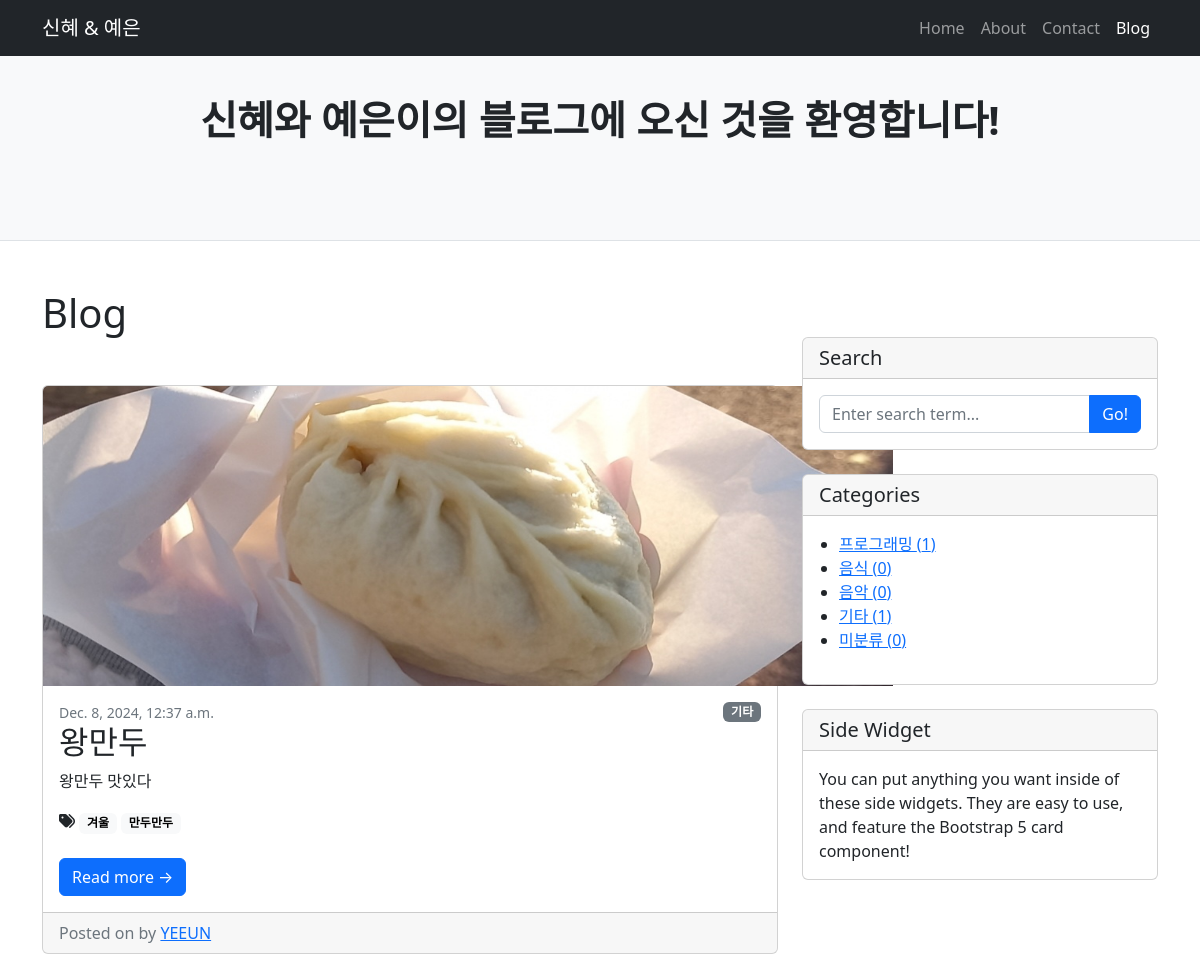
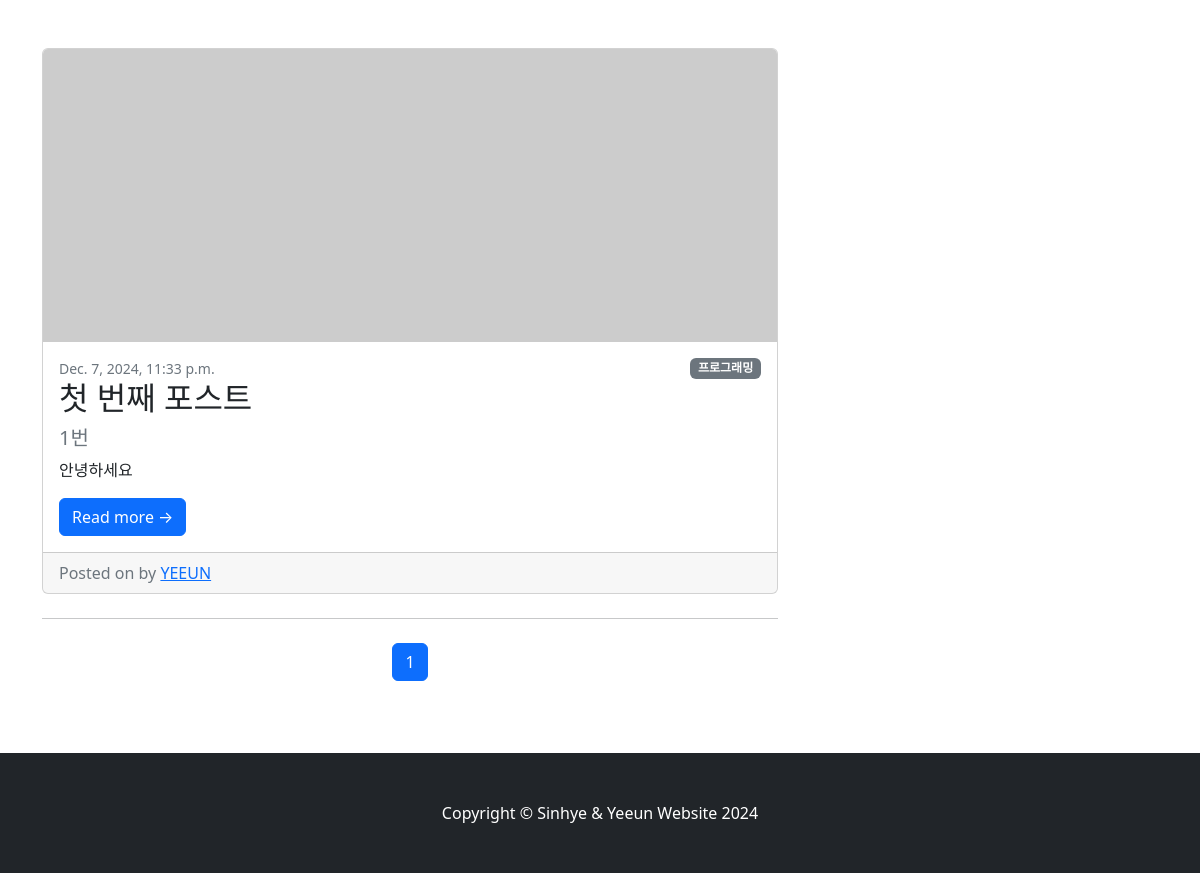
The page / on the database its author committed (2 pictures, top to bottom).
### blog/models.py (models this page shows, shortened)
class Post(models.Model):
    title = models.CharField(max_length=30)
    hook_text = models.CharField(max_length=100, blank=True)
    content = models.TextField()
    created_at = models.DateTimeField(auto_now_add=True)
    updated_at = models.DateTimeField(auto_now=True)
    head_image = models.ImageField(upload_to='blog/images/%Y/%m/%d', blank=True)
    file_upload = models.FileField(upload_to='blog/files/%Y/%m/%d', blank=True)
    author = models.ForeignKey(User, null=True, on_delete=models.SET_NULL)
    category = models.ForeignKey(Category, null=True, blank=True, on_delete=models.SET_NULL)
    tags = models.ManyToManyField(Tag, blank=True)
    def __str__(self):
        return f'[{self.pk}]{self.title} :: {self.author}'
    def get_absolute_url(self):
        return f'/{self.pk}/'

class Category(models.Model):
    name = models.CharField(max_length=50, unique=True)
    slug = models.SlugField(max_length=200, unique=True, allow_unicode=True)
    def __str__(self):
        return self.name
    def get_absolute_url(self):
        return f'/category/{self.slug}/'
    class Meta:
        verbose_name_plural = 'categories'

class Tag(models.Model):
    name = models.CharField(max_length=50, unique=True)
    slug = models.SlugField(max_length=200, unique=True, allow_unicode=True)
    def __str__(self):
        return self.name
    def get_absolute_url(self):
        return f'/tag/{self.slug}/'

### blog/views.py (the view)
# urls.py: path('', views.PostList.as_view(), name='post_list'),
class PostList(ListView):
    model = Post
    ordering = '-pk'
    paginate_by = 4
    def get_context_data(self, **kwargs):
        context = super(PostList, self).get_context_data()
        context['categories'] = Category.objects.all()
        context['no_category_post_count'] = Post.objects.filter(category=None).count()
        return context

### blog/templates/blog/post_list.html (shortened to what this page needs)
{% extends 'blog/layout.html' %}
{% load static %}
{% block header %}
    <header class="py-5 bg-light border-bottom mb-4">
        <div class="container">
            <div class="text-center my-5">
                <h1 class="fw-bolder">신혜와 예은이의 블로그에 오신 것을 환영합니다!</h1>
            </div>
        </div>
    </header>
{% endblock %}
{% block content %}
    <h1>Blog
    </h1>
    {% for p in post_list %}
    <div class="card mt-5 mb-4" id="post-{{ p.pk }}">
        {% if p.head_image %}
            <img class="card-img-top" src="{{ p.head_image.url }}" alt="{{ p }} head image" style="width:850px; height:300px"/>
        {% else %}
             <img class="card-img-top" src="https://picsum.photos/seed/{{ p.id }}/750/300" alt="random_image" /></a>
        {% endif %}
        <div class="card-body">
             {% if p.category %}
                <span class="badge bg-secondary float-end">{{ p.category }}</span>
            {% else %}
                <span class="badge bg-secondary float-end">미분류</span>
            {% endif %}
            <div class="small text-muted">{{ p.updated_at }}</div>
            <h2 class="card-title">{{ p.title }}</h2>
            {% if p.hook_text %}
                <h5 class="text-muted">{{ p.hook_text }}</h5>
            {% endif %}
            <p class="card-text">{{ p.content | truncatewords:45 }}</p>
            {% if p.tags.exists %}
                <i class="fas fa-tags"></i>
                {% for tag in p.tags.iterator %}
                    <a href="{{ tag.get_absolute_url }}"><span class="badge bg-pill bg-light text-black">{{ tag }}</span></a>
                {% endfor %}
                <br/>
                <br/>
            {% endif %}
            <a class="btn btn-primary" href="{{ p.get_absolute_url }}">Read more →</a>
        </div>
            <div class="card-footer text-muted">
            Posted on {{p.created }} by
            <a href="#">{{ p.author | upper }}</a>
        </div>
    </div>
    {% endfor %}
    <nav aria-label="Pagination">
        <hr class="my-0" />
        <ul class="pagination justify-content-center my-4">
            {% for i in page_obj.paginator.page_range %}
            <li class="page-item {% if page_obj.number == i %}active{% endif %}"><a class="page-link" href="?page={{ i }}">{{ i }}</a></li>
            {% endfor %}
        </ul>
    </nav>
{% endblock %}

### blog/templates/blog/layout.html (shortened to what this page needs)
<!DOCTYPE HTML>
{% load static %}
<html lang="kr">
    <head>
        <link href="{% static 'blog/styles.css' %}" rel="stylesheet" />
    </head>
    <body>
        {% include 'blog/navbar.html' %}
        {% block header %}
        {% endblock %}
        <div class="container mt-5">
            <div class="row">
                <div class="col-lg-8">
                    {% block content %}
                    {% endblock %}
                </div>
                <div class="col-lg-4 mt-5">
                    <div class="card mb-4">
                        <h5 class="card-header">Search</h5>
                        <div class="card-body">
                            <div class="input-group">
                                <input class="form-control" type="text" placeholder="Enter search term..." aria-label="Enter search term..." aria-describedby="button-search" />
                                <button class="btn btn-primary" id="button-search" type="button">Go!</button>
                            </div>
                        </div>
                    </div>
                    <div class="card mb-4" id="categories-card">
                        <h5 class="card-header">Categories</h5>
                        <div class="card-body">
                            <div class="row ms-2">
                                    <ul>
                                        {% for category in categories %}
                                        <li>
                                            <a href="{{ category.get_absolute_url }}">{{ category }} ({{ category.post_set.count }})</a>
                                        </li>
                                        {% endfor %}
                                        <li>
                                            <a href="/category/no_category/">미분류 ({{ no_category_post_count }})</a>
                                        </li>
                                    </ul>
                            </div>
                        </div>
                    </div>
                    <div class="card mb-4">
                        <h5 class="card-header">Side Widget</h5>
                        <div class="card-body">You can put anything you want inside of these side widgets. They are easy to use, and feature the Bootstrap 5 card component!</div>
                    </div>
                </div>
            </div>
        </div>
        {% include 'blog/footer.html' %}
    </body>
</html>

### blog/templates/blog/navbar.html (shortened to what this page needs)
<nav class="navbar navbar-expand-lg navbar-dark bg-dark fixed-top">
    <div class="container">
        <a class="navbar-brand" href="{% url 'blog:post_list' %}">신혜 & 예은</a>
        <div class="collapse navbar-collapse" id="navbarSupportedContent">
            <ul class="navbar-nav ms-auto mb-2 mb-lg-0">
                <li class="nav-item"><a class="nav-link" href="#">Home</a></li>
                <li class="nav-item"><a class="nav-link" href="#!">About</a></li>
                <li class="nav-item"><a class="nav-link" href="#!">Contact</a></li>
                <li class="nav-item"><a class="nav-link active" aria-current="page" href="{% url 'blog:post_list' %}">Blog</a></li>
            </ul>
        </div>
    </div>
</nav>

### blog/templates/blog/footer.html
<footer class="py-5 bg-dark mt-5">
    <div class="container"><p class="m-0 text-center text-white">Copyright &copy; Sinhye & Yeeun Website 2024</p></div>
</footer>

### rows shown on the page
Post: head_image (picture), category "기타", updated_at "Dec. 8, 2024, 12:37 a.m.", title "왕만두", content "왕만두 맛있다", author "YEEUN"
Tag: name "겨울"
Tag: name "만두만두"
Post: category "프로그래밍", updated_at "Dec. 7, 2024, 11:33 p.m.", title "첫 번째 포스트", hook_text "1번", content "안녕하세요", author "YEEUN"
Category: name "프로그래밍", post_set.count "1"
Category: name "음식", post_set.count "0"
Category: name "음악", post_set.count "0"
Category: name "기타", post_set.count "1"

### other values the page prints
{{ i }} "1"
{{ no_category_post_count }} "0"
